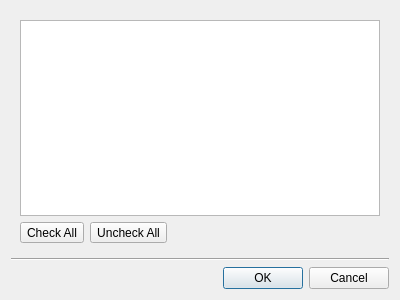
<?xml version="1.0" encoding="UTF-8"?>
<ui version="4.0">
 <class>RemoveTilesetsDialog</class>
 <widget class="QDialog" name="RemoveTilesetsDialog">
  <property name="geometry">
   <rect>
    <x>0</x>
    <y>0</y>
    <width>400</width>
    <height>300</height>
   </rect>
  </property>
  <property name="windowTitle">
   <string>Remove Tilesets</string>
  </property>
  <layout class="QGridLayout" name="gridLayout_3">
   <item row="0" column="0">
    <widget class="QFrame" name="frame">
     <layout class="QGridLayout" name="gridLayout_2">
      <item row="1" column="0">
       <widget class="QListWidget" name="files_2"/>
      </item>
      <item row="2" column="0">
       <layout class="QHBoxLayout" name="horizontalLayout_2">
        <item>
         <widget class="QToolButton" name="checkAll_2">
          <property name="text">
           <string>Check All</string>
          </property>
         </widget>
        </item>
        <item>
         <widget class="QToolButton" name="uncheckAll_2">
          <property name="text">
           <string>Uncheck All</string>
          </property>
         </widget>
        </item>
        <item>
         <spacer name="horizontalSpacer_2">
          <property name="orientation">
           <enum>Qt::Orientation::Horizontal</enum>
          </property>
          <property name="sizeHint" stdset="0">
           <size>
            <width>40</width>
            <height>20</height>
           </size>
          </property>
         </spacer>
        </item>
       </layout>
      </item>
     </layout>
    </widget>
   </item>
   <item row="1" column="0">
    <widget class="Line" name="line">
     <property name="orientation">
      <enum>Qt::Orientation::Horizontal</enum>
     </property>
    </widget>
   </item>
   <item row="2" column="0">
    <widget class="QDialogButtonBox" name="buttonBox">
     <property name="orientation">
      <enum>Qt::Orientation::Horizontal</enum>
     </property>
     <property name="standardButtons">
      <set>QDialogButtonBox::StandardButton::Cancel|QDialogButtonBox::StandardButton::Ok</set>
     </property>
    </widget>
   </item>
  </layout>
 </widget>
 <resources/>
 <connections>
  <connection>
   <sender>buttonBox</sender>
   <signal>accepted()</signal>
   <receiver>RemoveTilesetsDialog</receiver>
   <slot>accept()</slot>
   <hints>
    <hint type="sourcelabel">
     <x>278</x>
     <y>283</y>
    </hint>
    <hint type="destinationlabel">
     <x>150</x>
     <y>266</y>
    </hint>
   </hints>
  </connection>
  <connection>
   <sender>buttonBox</sender>
   <signal>rejected()</signal>
   <receiver>RemoveTilesetsDialog</receiver>
   <slot>reject()</slot>
   <hints>
    <hint type="sourcelabel">
     <x>362</x>
     <y>283</y>
    </hint>
    <hint type="destinationlabel">
     <x>343</x>
     <y>265</y>
    </hint>
   </hints>
  </connection>
 </connections>
</ui>
